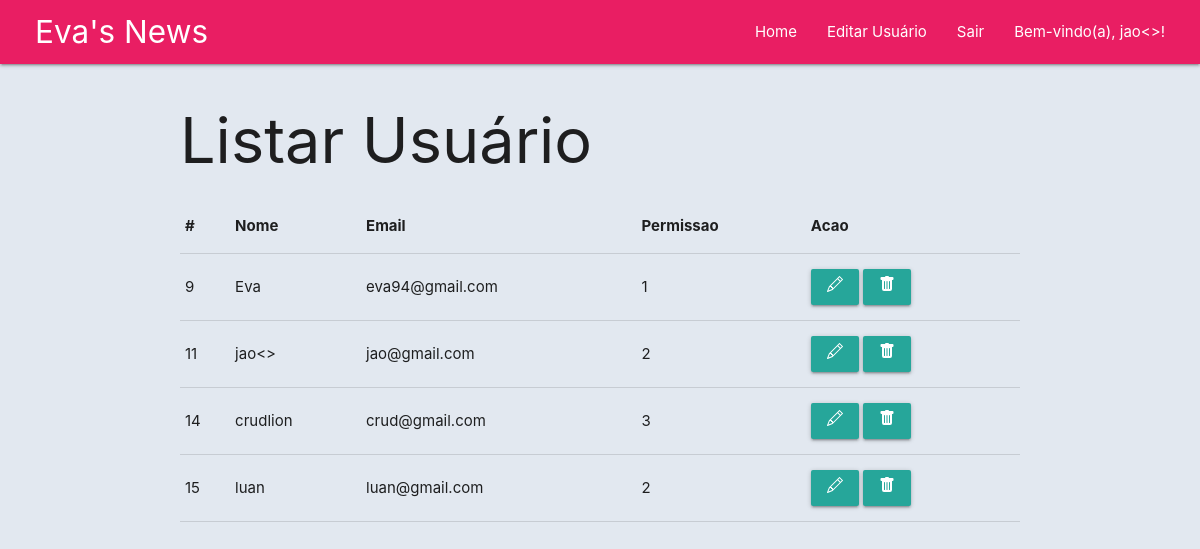
The page /pages/listar_user.php (signed in) on the database its author committed.
### tables this page shows
CREATE TABLE `users` (
  `id` int(11) NOT NULL,
  `username` varchar(50) NOT NULL,
  `email` varchar(100) NOT NULL,
  `password` varchar(255) NOT NULL,
  `role_id` int(11) DEFAULT NULL,
  `created_at` timestamp NOT NULL DEFAULT current_timestamp()
);

### pages/listar_user.php (the view, shortened to what this page needs)
<?php
include_once "../includes/header.php";
include_once "../includes/navbar.php";
include_once "../php_actions/db_connection.php";
?>
<main class = "container">
    <h1>Listar Usuário</h1>
<?php
 $sql_pesquisa = "SELECT id, username, email, role_id FROM users";
 $res = mysqli_query ($connect, $sql_pesquisa);
?>
<table class="table text-white">
            <thead>
                <tr>
                    <th scope="col">#</th>
                    <th scope="col">Nome</th>
                    <th scope="col">Email</th>
                    <th scope="col">Permissao</th>
                    <th scope="col">Acao</th>
                </tr>
            </thead>
            <tbody>
                <?php
                    while($dado = mysqli_fetch_assoc($res)) {
                        echo "<tr>";
                        echo "<td>".$dado['id']."</td>";
                        echo "<td>".$dado['username']."</td>";
                        echo "<td>".$dado['email']."</td>";
                        echo "<td>".$dado['role_id']."</td>";
                        echo "<td>
        <a class='btn btn-sm btn-primary' href='editar_user.php?id=$dado[id]' title='Editar'>
        <svg xmlns='http://www.w3.org/2000/svg' width='16' height='16' fill='currentColor' class='bi bi-pencil' viewBox='0 0 16 16'>
            <path d='M12.146.146a.5.5 0 0 1 .708 0l3 3a.5.5 0 0 1 0 .708l-10 10a.5.5 0 0 1-.168.11l-5 2a.5.5 0 0 1-.65-.65l2-5a.5.5 0 0 1 .11-.168l10-10zM11.207 2.5 13.5 4.793 14.793 3.5 12.5 1.207 11.207 2.5zm1.586 3L10.5 3.207 4 9.707V10h.5a.5.5 0 0 1 .5.5v.5h.5a.5.5 0 0 1 .5.5v.5h.293l6.5-6.5zm-9.761 5.175-.106.106-1.528 3.821 3.821-1.528.106-.106A.5.5 0 0 1 5 12.5V12h-.5a.5.5 0 0 1-.5-.5V11h-.5a.5.5 0 0 1-.468-.325z'/>
        </svg>
        </a>
        <a class='btn btn-sm btn-danger' href='remove_user.php?id=$dado[id]' title='Deletar'>
        <svg xmlns='http://www.w3.org/2000/svg' width='16' height='16' fill='currentColor' class='bi bi-trash-fill' viewBox='0 0 16 16'>
            <path d='M2.5 1a1 1 0 0 0-1 1v1a1 1 0 0 0 1 1H3v9a2 2 0 0 0 2 2h6a2 2 0 0 0 2-2V4h.5a1 1 0 0 0 1-1V2a1 1 0 0 0-1-1H10a1 1 0 0 0-1-1H7a1 1 0 0 0-1 1H2.5zm3 4a.5.5 0 0 1 .5.5v7a.5.5 0 0 1-1 0v-7a.5.5 0 0 1 .5-.5zM8 5a.5.5 0 0 1 .5.5v7a.5.5 0 0 1-1 0v-7A.5.5 0 0 1 8 5zm3 .5v7a.5.5 0 0 1-1 0v-7a.5.5 0 0 1 1 0z'/>
        </svg>
    </a>
    </td>";
echo "</tr>";
}
?>
            </tbody>
</table>
</main>
<?php
 include_once "../includes/footer.php";
?>

### css/global.css (style rules this page uses)
* { margin: 0; padding: 0; box-sizing: border-box; }
a { text-decoration: none; color: black; }
body { background-color: #e2e8f0; }

### rows shown on the page
users: id "9", username "Eva", email "eva94@gmail.com", role "1"
users: id "11", username "jao<>", email "jao@gmail.com", role "2"
users: id "14", username "crudlion", email "crud@gmail.com", role "3"
users: id "15", username "luan", email "luan@gmail.com", role "2"

### other values the page prints
$_SESSION['username'] "jao<>"
